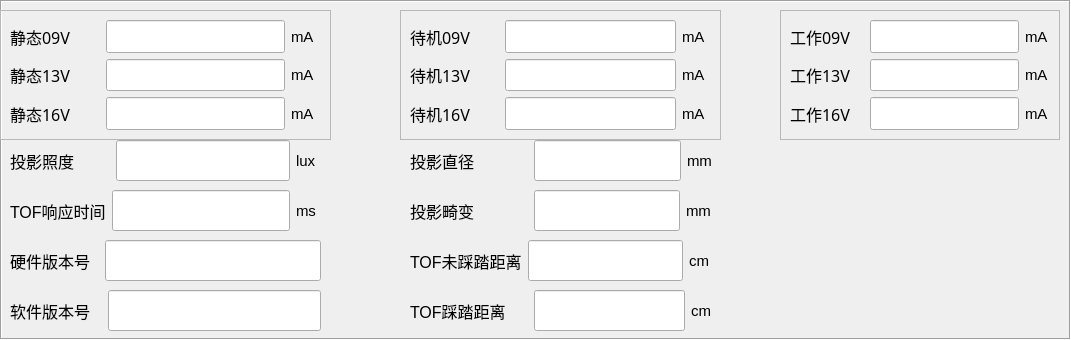
              <widget class="QFrame" name="frame_18">
               <property name="geometry">
                <rect>
                 <x>10</x>
                 <y>400</y>
                 <width>1071</width>
                 <height>340</height>
                </rect>
               </property>
               <property name="frameShape">
                <enum>QFrame::Box</enum>
               </property>
               <property name="frameShadow">
                <enum>QFrame::Sunken</enum>
               </property>
               <widget class="QFrame" name="frame_21">
                <property name="geometry">
                 <rect>
                  <x>400</x>
                  <y>10</y>
                  <width>321</width>
                  <height>130</height>
                 </rect>
                </property>
                <property name="frameShape">
                 <enum>QFrame::StyledPanel</enum>
                </property>
                <property name="frameShadow">
                 <enum>QFrame::Raised</enum>
                </property>
                <layout class="QVBoxLayout" name="verticalLayout_9">
                 <item>
                  <layout class="QHBoxLayout" name="horizontalLayout_27" stretch="3,6,1">
                   <item>
                    <widget class="QLabel" name="label_21">
                     <property name="font">
                      <font>
                       <family>宋体</family>
                       <pointsize>12</pointsize>
                      </font>
                     </property>
                     <property name="text">
                      <string>待机09V       </string>
                     </property>
                    </widget>
                   </item>
                   <item>
                    <widget class="QLineEdit" name="lineEdit9VAIdleRet">
                     <property name="sizePolicy">
                      <sizepolicy hsizetype="Expanding" vsizetype="Preferred">
                       <horstretch>0</horstretch>
                       <verstretch>0</verstretch>
                      </sizepolicy>
                     </property>
                     <property name="font">
                      <font>
                       <family>Arial</family>
                       <pointsize>12</pointsize>
                      </font>
                     </property>
                    </widget>
                   </item>
                   <item>
                    <widget class="QLabel" name="label_22">
                     <property name="font">
                      <font>
                       <family>Arial</family>
                       <pointsize>11</pointsize>
                      </font>
                     </property>
                     <property name="text">
                      <string>mA</string>
                     </property>
                    </widget>
                   </item>
                  </layout>
                 </item>
                 <item>
                  <layout class="QHBoxLayout" name="horizontalLayout_28" stretch="3,6,1">
                   <item>
                    <widget class="QLabel" name="label_23">
                     <property name="font">
                      <font>
                       <family>宋体</family>
                       <pointsize>12</pointsize>
                      </font>
                     </property>
                     <property name="text">
                      <string>待机13V       </string>
                     </property>
                    </widget>
                   </item>
                   <item>
                    <widget class="QLineEdit" name="lineEdit13VAIdleRet">
                     <property name="sizePolicy">
                      <sizepolicy hsizetype="Expanding" vsizetype="Preferred">
                       <horstretch>0</horstretch>
                       <verstretch>0</verstretch>
                      </sizepolicy>
                     </property>
                     <property name="font">
                      <font>
                       <family>Arial</family>
                       <pointsize>12</pointsize>
                      </font>
                     </property>
                    </widget>
                   </item>
                   <item>
                    <widget class="QLabel" name="label_24">
                     <property name="font">
                      <font>
                       <family>Arial</family>
                       <pointsize>11</pointsize>
                      </font>
                     </property>
                     <property name="text">
                      <string>mA</string>
                     </property>
                    </widget>
                   </item>
                  </layout>
                 </item>
                 <item>
                  <layout class="QHBoxLayout" name="horizontalLayout_29" stretch="3,6,1">
                   <item>
                    <widget class="QLabel" name="label_25">
                     <property name="font">
                      <font>
                       <family>宋体</family>
                       <pointsize>12</pointsize>
                      </font>
                     </property>
                     <property name="text">
                      <string>待机16V       </string>
                     </property>
                    </widget>
                   </item>
                   <item>
                    <widget class="QLineEdit" name="lineEdit15VAIdleRet">
                     <property name="sizePolicy">
                      <sizepolicy hsizetype="Expanding" vsizetype="Preferred">
                       <horstretch>0</horstretch>
                       <verstretch>0</verstretch>
                      </sizepolicy>
                     </property>
                     <property name="font">
                      <font>
                       <family>Arial</family>
                       <pointsize>12</pointsize>
                      </font>
                     </property>
                    </widget>
                   </item>
                   <item>
                    <widget class="QLabel" name="label_26">
                     <property name="font">
                      <font>
                       <family>Arial</family>
                       <pointsize>11</pointsize>
                      </font>
                     </property>
                     <property name="text">
                      <string>mA</string>
                     </property>
                    </widget>
                   </item>
                  </layout>
                 </item>
                </layout>
               </widget>
               <widget class="QFrame" name="frame_22">
                <property name="geometry">
                 <rect>
                  <x>780</x>
                  <y>10</y>
                  <width>280</width>
                  <height>130</height>
                 </rect>
                </property>
                <property name="frameShape">
                 <enum>QFrame::StyledPanel</enum>
                </property>
                <property name="frameShadow">
                 <enum>QFrame::Raised</enum>
                </property>
                <layout class="QVBoxLayout" name="verticalLayout_10">
                 <item>
                  <layout class="QHBoxLayout" name="horizontalLayout_30" stretch="3,6,1">
                   <item>
                    <widget class="QLabel" name="label_18">
                     <property name="font">
                      <font>
                       <family>宋体</family>
                       <pointsize>12</pointsize>
                      </font>
                     </property>
                     <property name="text">
                      <string>工作09V</string>
                     </property>
                    </widget>
                   </item>
                   <item>
                    <widget class="QLineEdit" name="lineEdit9VANormalRet">
                     <property name="sizePolicy">
                      <sizepolicy hsizetype="Expanding" vsizetype="Preferred">
                       <horstretch>0</horstretch>
                       <verstretch>0</verstretch>
                      </sizepolicy>
                     </property>
                     <property name="font">
                      <font>
                       <family>Arial</family>
                       <pointsize>12</pointsize>
                      </font>
                     </property>
                    </widget>
                   </item>
                   <item>
                    <widget class="QLabel" name="label_27">
                     <property name="font">
                      <font>
                       <family>Arial</family>
                       <pointsize>11</pointsize>
                      </font>
                     </property>
                     <property name="text">
                      <string>mA</string>
                     </property>
                    </widget>
                   </item>
                  </layout>
                 </item>
                 <item>
                  <layout class="QHBoxLayout" name="horizontalLayout_31" stretch="3,6,1">
                   <item>
                    <widget class="QLabel" name="label_30">
                     <property name="font">
                      <font>
                       <family>宋体</family>
                       <pointsize>12</pointsize>
                      </font>
                     </property>
                     <property name="text">
                      <string>工作13V</string>
                     </property>
                    </widget>
                   </item>
                   <item>
                    <widget class="QLineEdit" name="lineEdit13VANormalRet">
                     <property name="sizePolicy">
                      <sizepolicy hsizetype="Expanding" vsizetype="Preferred">
                       <horstretch>0</horstretch>
                       <verstretch>0</verstretch>
                      </sizepolicy>
                     </property>
                     <property name="font">
                      <font>
                       <family>Arial</family>
                       <pointsize>12</pointsize>
                      </font>
                     </property>
                    </widget>
                   </item>
                   <item>
                    <widget class="QLabel" name="label_31">
                     <property name="font">
                      <font>
                       <family>Arial</family>
                       <pointsize>11</pointsize>
                      </font>
                     </property>
                     <property name="text">
                      <string>mA</string>
                     </property>
                    </widget>
                   </item>
                  </layout>
                 </item>
                 <item>
                  <layout class="QHBoxLayout" name="horizontalLayout_32" stretch="3,6,1">
                   <item>
                    <widget class="QLabel" name="label_32">
                     <property name="font">
                      <font>
                       <family>宋体</family>
                       <pointsize>12</pointsize>
                      </font>
                     </property>
                     <property name="text">
                      <string>工作16V</string>
                     </property>
                    </widget>
                   </item>
                   <item>
                    <widget class="QLineEdit" name="lineEdit15VANormalRet">
                     <property name="sizePolicy">
                      <sizepolicy hsizetype="Expanding" vsizetype="Preferred">
                       <horstretch>0</horstretch>
                       <verstretch>0</verstretch>
                      </sizepolicy>
                     </property>
                     <property name="font">
                      <font>
                       <family>Arial</family>
                       <pointsize>12</pointsize>
                      </font>
                     </property>
                    </widget>
                   </item>
                   <item>
                    <widget class="QLabel" name="label_45">
                     <property name="font">
                      <font>
                       <family>Arial</family>
                       <pointsize>11</pointsize>
                      </font>
                     </property>
                     <property name="text">
                      <string>mA</string>
                     </property>
                    </widget>
                   </item>
                  </layout>
                 </item>
                </layout>
               </widget>
               <widget class="QFrame" name="frame_20">
                <property name="geometry">
                 <rect>
                  <x>0</x>
                  <y>10</y>
                  <width>331</width>
                  <height>130</height>
                 </rect>
                </property>
                <property name="frameShape">
                 <enum>QFrame::StyledPanel</enum>
                </property>
                <property name="frameShadow">
                 <enum>QFrame::Raised</enum>
                </property>
                <layout class="QVBoxLayout" name="verticalLayout_8">
                 <item>
                  <layout class="QHBoxLayout" name="horizontalLayout_24" stretch="3,6,1">
                   <item>
                    <widget class="QLabel" name="label_10">
                     <property name="font">
                      <font>
                       <family>宋体</family>
                       <pointsize>12</pointsize>
                      </font>
                     </property>
                     <property name="text">
                      <string>静态09V     </string>
                     </property>
                    </widget>
                   </item>
                   <item>
                    <widget class="QLineEdit" name="lineEdit9VASleepRet">
                     <property name="sizePolicy">
                      <sizepolicy hsizetype="Expanding" vsizetype="Preferred">
                       <horstretch>0</horstretch>
                       <verstretch>0</verstretch>
                      </sizepolicy>
                     </property>
                     <property name="font">
                      <font>
                       <family>Arial</family>
                       <pointsize>12</pointsize>
                      </font>
                     </property>
                    </widget>
                   </item>
                   <item>
                    <widget class="QLabel" name="label_11">
                     <property name="font">
                      <font>
                       <family>Arial</family>
                       <pointsize>11</pointsize>
                      </font>
                     </property>
                     <property name="text">
                      <string>mA</string>
                     </property>
                    </widget>
                   </item>
                  </layout>
                 </item>
                 <item>
                  <layout class="QHBoxLayout" name="horizontalLayout_25" stretch="3,6,1">
                   <item>
                    <widget class="QLabel" name="label_12">
                     <property name="font">
                      <font>
                       <family>宋体</family>
                       <pointsize>12</pointsize>
                      </font>
                     </property>
                     <property name="text">
                      <string>静态13V     </string>
                     </property>
                    </widget>
                   </item>
                   <item>
                    <widget class="QLineEdit" name="lineEdit13VASleepRet">
                     <property name="sizePolicy">
                      <sizepolicy hsizetype="Expanding" vsizetype="Preferred">
                       <horstretch>0</horstretch>
                       <verstretch>0</verstretch>
                      </sizepolicy>
                     </property>
                     <property name="font">
                      <font>
                       <family>Arial</family>
                       <pointsize>12</pointsize>
                      </font>
                     </property>
                    </widget>
                   </item>
                   <item>
                    <widget class="QLabel" name="label_13">
                     <property name="font">
                      <font>
                       <family>Arial</family>
                       <pointsize>11</pointsize>
                      </font>
                     </property>
                     <property name="text">
                      <string>mA</string>
                     </property>
                    </widget>
                   </item>
                  </layout>
                 </item>
                 <item>
                  <layout class="QHBoxLayout" name="horizontalLayout_26" stretch="3,6,1">
                   <item>
                    <widget class="QLabel" name="label_15">
                     <property name="font">
                      <font>
                       <family>宋体</family>
                       <pointsize>12</pointsize>
                      </font>
                     </property>
                     <property name="text">
                      <string>静态16V     </string>
                     </property>
                    </widget>
                   </item>
                   <item>
                    <widget class="QLineEdit" name="lineEdit15VASleepRet">
                     <property name="sizePolicy">
                      <sizepolicy hsizetype="Expanding" vsizetype="Preferred">
                       <horstretch>0</horstretch>
                       <verstretch>0</verstretch>
                      </sizepolicy>
                     </property>
                     <property name="font">
                      <font>
                       <family>Arial</family>
                       <pointsize>12</pointsize>
                      </font>
                     </property>
                    </widget>
                   </item>
                   <item>
                    <widget class="QLabel" name="label_19">
                     <property name="font">
                      <font>
                       <family>Arial</family>
                       <pointsize>11</pointsize>
                      </font>
                     </property>
                     <property name="text">
                      <string>mA</string>
                     </property>
                    </widget>
                   </item>
                  </layout>
                 </item>
                </layout>
               </widget>
               <widget class="QWidget" name="layoutWidget">
                <property name="geometry">
                 <rect>
                  <x>10</x>
                  <y>140</y>
                  <width>311</width>
                  <height>41</height>
                 </rect>
                </property>
                <layout class="QHBoxLayout" name="horizontalLayout_4" stretch="2,7,1">
                 <item>
                  <widget class="QLabel" name="label_74">
                   <property name="font">
                    <font>
                     <family>Arial</family>
                     <pointsize>12</pointsize>
                    </font>
                   </property>
                   <property name="text">
                    <string>投影照度        </string>
                   </property>
                  </widget>
                 </item>
                 <item>
                  <widget class="QLineEdit" name="BrightnessRet">
                   <property name="sizePolicy">
                    <sizepolicy hsizetype="Preferred" vsizetype="Preferred">
                     <horstretch>0</horstretch>
                     <verstretch>0</verstretch>
                    </sizepolicy>
                   </property>
                   <property name="font">
                    <font>
                     <family>Arial</family>
                     <pointsize>10</pointsize>
                    </font>
                   </property>
                   <property name="text">
                    <string/>
                   </property>
                  </widget>
                 </item>
                 <item>
                  <widget class="QLabel" name="label_79">
                   <property name="font">
                    <font>
                     <family>Arial</family>
                     <pointsize>11</pointsize>
                    </font>
                   </property>
                   <property name="text">
                    <string>lux</string>
                   </property>
                  </widget>
                 </item>
                </layout>
               </widget>
               <widget class="QWidget" name="layoutWidget">
                <property name="geometry">
                 <rect>
                  <x>10</x>
                  <y>190</y>
                  <width>311</width>
                  <height>41</height>
                 </rect>
                </property>
                <layout class="QHBoxLayout" name="horizontalLayout_5" stretch="2,7,1">
                 <item>
                  <widget class="QLabel" name="label_71">
                   <property name="font">
                    <font>
                     <family>Arial</family>
                     <pointsize>12</pointsize>
                    </font>
                   </property>
                   <property name="text">
                    <string>TOF响应时间</string>
                   </property>
                  </widget>
                 </item>
                 <item>
                  <widget class="QLineEdit" name="TofResponseTime">
                   <property name="sizePolicy">
                    <sizepolicy hsizetype="Expanding" vsizetype="Expanding">
                     <horstretch>0</horstretch>
                     <verstretch>0</verstretch>
                    </sizepolicy>
                   </property>
                   <property name="font">
                    <font>
                     <family>Arial</family>
                     <pointsize>10</pointsize>
                    </font>
                   </property>
                  </widget>
                 </item>
                 <item>
                  <widget class="QLabel" name="label_72">
                   <property name="font">
                    <font>
                     <family>Arial</family>
                     <pointsize>11</pointsize>
                    </font>
                   </property>
                   <property name="text">
                    <string>ms</string>
                   </property>
                  </widget>
                 </item>
                </layout>
               </widget>
               <widget class="QWidget" name="layoutWidget">
                <property name="geometry">
                 <rect>
                  <x>410</x>
                  <y>290</y>
                  <width>301</width>
                  <height>41</height>
                 </rect>
                </property>
                <layout class="QHBoxLayout" name="horizontalLayout_6">
                 <item>
                  <widget class="QLabel" name="label_56">
                   <property name="font">
                    <font>
                     <family>Arial</family>
                     <pointsize>12</pointsize>
                    </font>
                   </property>
                   <property name="text">
                    <string>TOF踩踏距离     </string>
                   </property>
                  </widget>
                 </item>
                 <item>
                  <widget class="QLineEdit" name="TofDisRet">
                   <property name="sizePolicy">
                    <sizepolicy hsizetype="Expanding" vsizetype="Expanding">
                     <horstretch>0</horstretch>
                     <verstretch>0</verstretch>
                    </sizepolicy>
                   </property>
                   <property name="font">
                    <font>
                     <family>Arial</family>
                     <pointsize>10</pointsize>
                    </font>
                   </property>
                  </widget>
                 </item>
                 <item>
                  <widget class="QLabel" name="label_57">
                   <property name="font">
                    <font>
                     <family>Arial</family>
                     <pointsize>11</pointsize>
                    </font>
                   </property>
                   <property name="text">
                    <string>cm</string>
                   </property>
                  </widget>
                 </item>
                </layout>
               </widget>
               <widget class="QWidget" name="layoutWidget">
                <property name="geometry">
                 <rect>
                  <x>410</x>
                  <y>190</y>
                  <width>301</width>
                  <height>41</height>
                 </rect>
                </property>
                <layout class="QHBoxLayout" name="horizontalLayout_8" stretch="3,7,0">
                 <item>
                  <widget class="QLabel" name="label_75">
                   <property name="font">
                    <font>
                     <family>Arial</family>
                     <pointsize>12</pointsize>
                    </font>
                   </property>
                   <property name="text">
                    <string>投影畸变            </string>
                   </property>
                  </widget>
                 </item>
                 <item>
                  <widget class="QLineEdit" name="distortionRet">
                   <property name="sizePolicy">
                    <sizepolicy hsizetype="Expanding" vsizetype="Expanding">
                     <horstretch>0</horstretch>
                     <verstretch>0</verstretch>
                    </sizepolicy>
                   </property>
                   <property name="font">
                    <font>
                     <family>Arial</family>
                     <pointsize>10</pointsize>
                    </font>
                   </property>
                  </widget>
                 </item>
                 <item>
                  <widget class="QLabel" name="label_80">
                   <property name="font">
                    <font>
                     <family>Arial</family>
                     <pointsize>11</pointsize>
                    </font>
                   </property>
                   <property name="text">
                    <string>mm</string>
                   </property>
                  </widget>
                 </item>
                </layout>
               </widget>
               <widget class="QWidget" name="layoutWidget">
                <property name="geometry">
                 <rect>
                  <x>410</x>
                  <y>240</y>
                  <width>301</width>
                  <height>41</height>
                 </rect>
                </property>
                <layout class="QHBoxLayout" name="horizontalLayout_9" stretch="2,7,1">
                 <item>
                  <widget class="QLabel" name="label_46">
                   <property name="font">
                    <font>
                     <family>Arial</family>
                     <pointsize>12</pointsize>
                    </font>
                   </property>
                   <property name="text">
                    <string>TOF未踩踏距离</string>
                   </property>
                  </widget>
                 </item>
                 <item>
                  <widget class="QLineEdit" name="TofNotDisRet">
                   <property name="sizePolicy">
                    <sizepolicy hsizetype="Expanding" vsizetype="Preferred">
                     <horstretch>0</horstretch>
                     <verstretch>0</verstretch>
                    </sizepolicy>
                   </property>
                   <property name="font">
                    <font>
                     <family>Arial</family>
                     <pointsize>10</pointsize>
                    </font>
                   </property>
                  </widget>
                 </item>
                 <item>
                  <widget class="QLabel" name="label_58">
                   <property name="font">
                    <font>
                     <family>Arial</family>
                     <pointsize>11</pointsize>
                    </font>
                   </property>
                   <property name="text">
                    <string>cm</string>
                   </property>
                  </widget>
                 </item>
                </layout>
               </widget>
               <widget class="QWidget" name="layoutWidget">
                <property name="geometry">
                 <rect>
                  <x>10</x>
                  <y>240</y>
                  <width>311</width>
                  <height>41</height>
                 </rect>
                </property>
                <layout class="QHBoxLayout" name="horizontalLayout_10">
                 <item>
                  <widget class="QLabel" name="label_2">
                   <property name="font">
                    <font>
                     <family>宋体</family>
                     <pointsize>12</pointsize>
                    </font>
                   </property>
                   <property name="text">
                    <string>硬件版本号  </string>
                   </property>
                  </widget>
                 </item>
                 <item>
                  <widget class="QLineEdit" name="lineEditHwRet">
                   <property name="sizePolicy">
                    <sizepolicy hsizetype="Expanding" vsizetype="Preferred">
                     <horstretch>0</horstretch>
                     <verstretch>0</verstretch>
                    </sizepolicy>
                   </property>
                   <property name="font">
                    <font>
                     <family>Arial</family>
                     <pointsize>10</pointsize>
                    </font>
                   </property>
                  </widget>
                 </item>
                </layout>
               </widget>
               <widget class="QWidget" name="layoutWidget">
                <property name="geometry">
                 <rect>
                  <x>10</x>
                  <y>290</y>
                  <width>311</width>
                  <height>41</height>
                 </rect>
                </property>
                <layout class="QHBoxLayout" name="horizontalLayout_11" stretch="3,7">
                 <item>
                  <widget class="QLabel" name="label">
                   <property name="font">
                    <font>
                     <family>宋体</family>
                     <pointsize>12</pointsize>
                    </font>
                   </property>
                   <property name="text">
                    <string>软件版本号  </string>
                   </property>
                  </widget>
                 </item>
                 <item>
                  <widget class="QLineEdit" name="lineEditSwRet">
                   <property name="sizePolicy">
                    <sizepolicy hsizetype="Expanding" vsizetype="Expanding">
                     <horstretch>0</horstretch>
                     <verstretch>0</verstretch>
                    </sizepolicy>
                   </property>
                   <property name="font">
                    <font>
                     <family>Arial</family>
                     <pointsize>10</pointsize>
                    </font>
                   </property>
                  </widget>
                 </item>
                </layout>
               </widget>
               <widget class="QWidget" name="layoutWidget">
                <property name="geometry">
                 <rect>
                  <x>410</x>
                  <y>140</y>
                  <width>302</width>
                  <height>41</height>
                 </rect>
                </property>
                <layout class="QHBoxLayout" name="horizontalLayout_7" stretch="2,7,1">
                 <item>
                  <widget class="QLabel" name="label_73">
                   <property name="font">
                    <font>
                     <family>Arial</family>
                     <pointsize>12</pointsize>
                    </font>
                   </property>
                   <property name="text">
                    <string>投影直径            </string>
                   </property>
                  </widget>
                 </item>
                 <item>
                  <widget class="QLineEdit" name="diameterRet">
                   <property name="sizePolicy">
                    <sizepolicy hsizetype="Expanding" vsizetype="Preferred">
                     <horstretch>0</horstretch>
                     <verstretch>0</verstretch>
                    </sizepolicy>
                   </property>
                   <property name="font">
                    <font>
                     <family>Arial</family>
                     <pointsize>10</pointsize>
                    </font>
                   </property>
                  </widget>
                 </item>
                 <item>
                  <widget class="QLabel" name="label_78">
                   <property name="font">
                    <font>
                     <family>Arial</family>
                     <pointsize>11</pointsize>
                    </font>
                   </property>
                   <property name="text">
                    <string>mm</string>
                   </property>
                  </widget>
                 </item>
                </layout>
               </widget>
              </widget>
